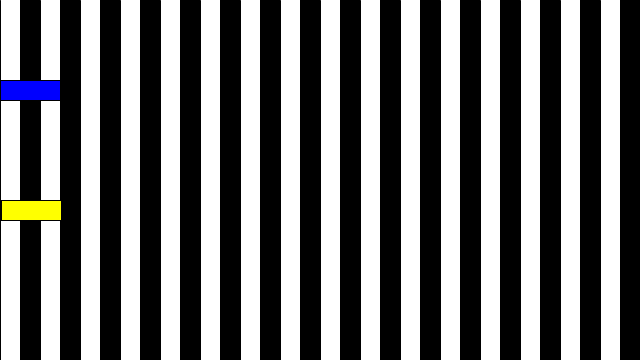
Frame 1 (no input)
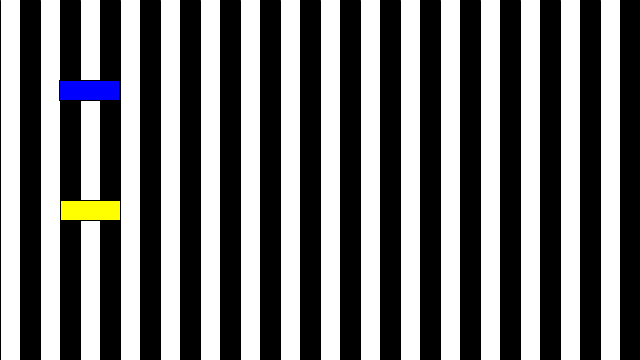
Frame 60 (the mouse pressed at the canvas centre just before this capture)
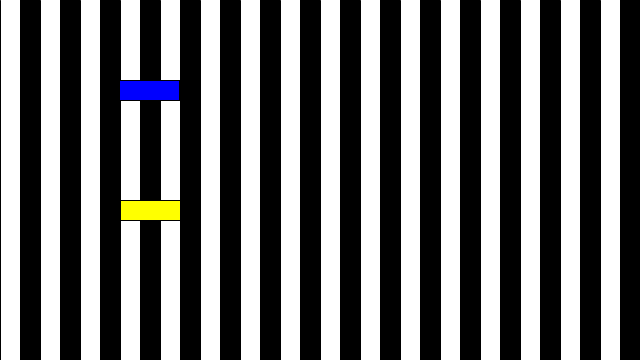
Frame 120 (the mouse held since frame 60 and released just before this capture)

The Processing sketch that drew these frames (run headless with seeded random() and noise(); from frame 60 on, the mouse is pressed at the canvas centre):

// Processing sketch: SteppingFeet
// ── SteppingFeet.pde
float a = 0;

float mover(float a) {
   a = a + 1  ;
  if (a > width) { 
    a = 0; 
  }
  return a;
}

void setup() {
  smooth();
  size(640, 360);
  background(0,0,0);
  //fill(255, 0, 0);
  stroke(255);
  stroke(0);
}

void draw() {
  fill(255,255,255);
  for (int i=0; i < 700 ; i=i+40){
    beginShape();
      vertex(i,0);
      vertex(i,400);
      vertex(i+20,400);
      vertex(i+20,0);
    endShape();
  } 
  fill(0,0,255);
  rect(a, 80, 60, 20);
  a = mover(a);
  fill(255,255,0);
  rect(a,200,60, 20);
}
